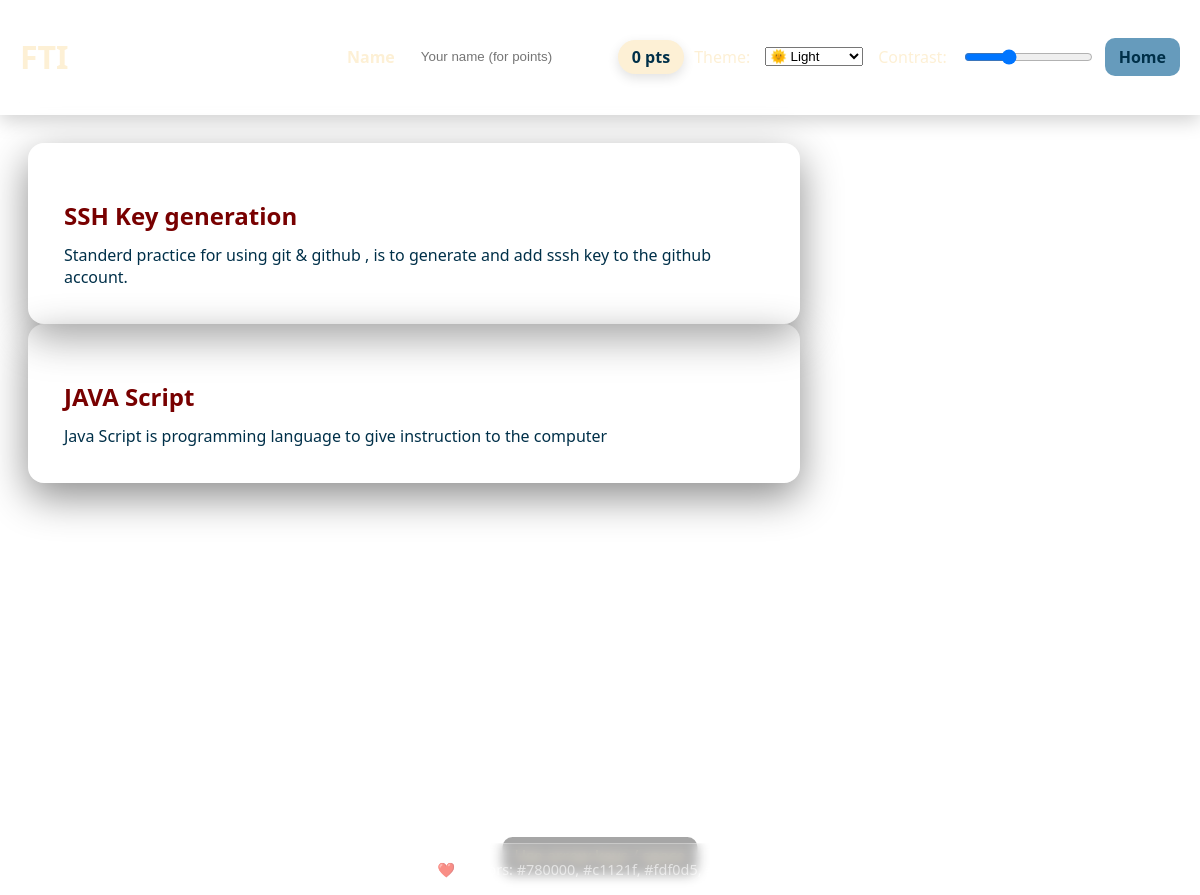
Screenshot of /impress/4/ with the database file from the repository.
### presenter/models.py (models this page shows, shortened)
class Slide(models.Model):
    presentation = models.ForeignKey(
        Presentation,
        on_delete=models.CASCADE,
        related_name="slides"
    )
    title = models.CharField(max_length=200)
    content = RichTextField()   # 👈 changed from TextField → HTMLField
    code_snippet = models.TextField(blank=True, null=True)
    slide_order = models.PositiveIntegerField(default=0)
    class Meta:
        ordering = ["slide_order"]

### presenter/views.py (the view)
# urls.py: path('impress/<int:id>/', views.impress_presentation_view, name='impress_presentation'),
def impress_presentation_view(request, id):
    presentation = get_object_or_404(Presentation, id=id)
    slides = presentation.slides.order_by('slide_order')
    slide_data = []
    spacing = 1000
    for i, slide in enumerate(slides):
        slide_data.append({
            'title': slide.title,
            'content': slide.content,
            'x': i * spacing,
            'y': i * spacing,
        })
    return render(request, 'impress_presentation.html', {
        'presentation': presentation,
        'slides': slide_data
    })

### presenter/context_processors.py (called while the page is built)
def branding_context(request):
    branding = Branding.objects.first()
    return {
        "branding": branding or {"site_name": "Django Presentation System"}
    }

### templates/impress_presentation.html (shortened to what this page needs)
{% extends "base.html" %}
{% block head_extra %}
<link href="https://cdn.jsdelivr.net/npm/impress.js/css/impress-demo.css" rel="stylesheet">
{% endblock %}
{% block content %}
<div id="impress">
    {% for slide in slides %}
    <div class="step" data-x="{{ slide.x }}" data-y="{{ slide.y }}">
        <h2>{{ slide.title }}</h2>
        <div class="slide-body">{{ slide.content|safe }}</div>
    </div>
    {% endfor %}
</div>
<div id="hint"
    style="position:fixed;left:50%;transform:translateX(-50%);bottom:20px;background:rgba(0,0,0,0.35);padding:8px 12px;border-radius:10px;color:var(--cream)">
    Use arrow keys / space</div>
{% endblock %}

### templates/base.html (style rules this page uses)
:root { --dark-red: #780000; --red: #c1121f; --cream: #fdf0d5; --navy: #003049; --light: #669bbc; --card-bg: rgba(255, 255, 255, 0.2); --glass-bg: rgba(255, 255, 255, 0.12); --glass-border: rgba(255, 255, 255, 0.3); }
[data-theme="light"] { --bg-start: #fdf0d5; --bg-end: #e6f2f7; color: var(--navy); }
html, body { height: 100%; margin: 0; font-family: "Segoe UI", Arial, sans-serif; background: linear-gradient(135deg, var(--bg-start), var(--bg-end)); background-size: 300% 300%; animation: bgShift 15s ease infinite; transition: background 0.4s ease, color 0.4s ease; }
.light { background: #ffffff; color: #000000; }

### templates/impress_presentation.html (style rules this page uses)
body { background: radial-gradient(circle, #003049, #001827); color: var(--cream); }
.step { width: 700px; padding: 36px; border-radius: 16px; background: var(--card-bg); color: var(--navy); box-shadow: 0 14px 40px rgba(0, 0, 0, 0.45) }
.step h2 { color: var(--dark-red); margin-bottom: 12px }

### rows the page displays
Slide: title "SSH Key generation", content "Standerd practice for using git & github , is to generate and add sssh key to the github account."
Slide: title "JAVA Script", content "Java Script is programming language to give instruction to the computer"
